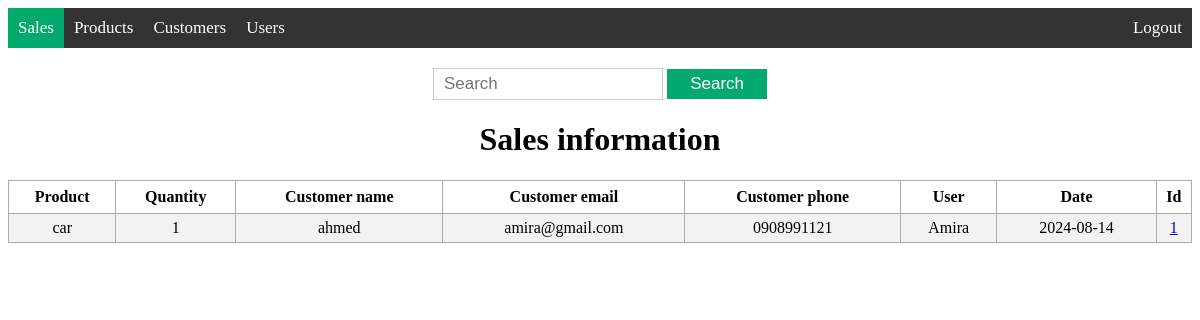
Before: /search_sale with the older database file.
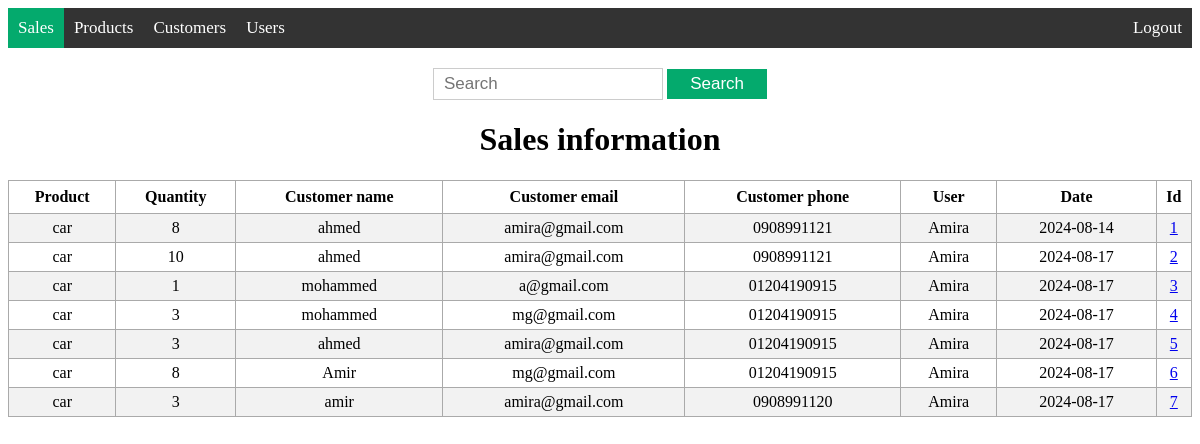
After: the same page with the newer database file.
### models/sale.py (models this page shows, shortened)
class Sale(db.Model):
    id = db.Column(db.Integer, primary_key=True)
    product_name = db.Column(db.String(200), nullable=False)
    product_quantity = db.Column(db.Integer, nullable=False)
    customer_name = db.Column(db.String(200), nullable=False)
    customer_email = db.Column(db.String(200), nullable=False)
    customer_phone = db.Column(db.String(15))
    user_name = db.Column(db.String(200), nullable=False)
    date = db.Column(db.DateTime, default=datetime.now(pytz.UTC))

### app.py (the view)
@app.route('/search_sale', methods=['GET', 'POST'])
def search_sale():
    search = request.args.get('search', '')
    sales = get_sales(search)
    return render_template('search_sale.html', sales=sales)

### models/sale.py (called while the page is built)
def get_sales(search):
    search_pattern = f"%{search}"
    results = Sale.query.filter(
        (Sale.id.like(search_pattern)) | (Sale.product_name.like(search_pattern))
        | (Sale.customer_name.like(search_pattern)) | (Sale.customer_email.like(search_pattern))
        | (Sale.user_name.like(search_pattern)) | (Sale.date.like(search_pattern))
    ).all()
    return results

### templates/search_sale.html (shortened to what this page needs)
{% extends 'base.html' %}
{% block body %}
<div class="content">
    {% block navbar %}
    <div class='topnav'>
        <a class='active' href='/view_sale'>Sales</a>
        <a href='/view_product'>Products</a>
        <a href='/view_customer'>Customers</a>
        <a href='/view_user'>Users</a>
        <a class='logout' href='/logout'>Logout</a>
    </div>
    {% endblock %}
    <div class='search'>
        <form action="{{ url_for('search_sale', search='') }}" method="get">
            <input type='text' placeholder='Search' name='search' id='search'>
            <input type='submit' value="Search">
        </form>
    </div>
    <div class="view">
        <h1 style="text-align: center;">Sales information</h1>
        {% if sales|length < 1 %}
        <h4  style="text-align: center;"> No search results</h4>
        {% else %}
        <table>
            <tr>
                <th>Product</th>
                <th>Quantity</th>
                <th>Customer name</th>
                <th>Customer email</th>
                <th>Customer phone</th>
                <th>User</th>
                <th>Date</th>
                <th>Id</th>
            </tr>
            {% for sale in sales %}
                <tr>
                    <td>{{ sale.product_name }}</td>
                    <td>{{ sale.product_quantity }}</td>
                    <td>{{ sale.customer_name }}</td>
                    <td>{{ sale.customer_email }}</td>
                    <td>{{ sale.customer_phone }}</td>
                    <td>{{ sale.user_name }}</td>
                    <td>{{ sale.date.date() }}</td>
                    <td><a href="/info_sale/{{ sale.id }}">{{ sale.id }}</a></td>
                </tr>
            {% endfor %}
        </table>
        {% endif %}
    </div>
</div>
{% endblock %}

Changed rows visible on the page:
changed Sale id 1: product_quantity "1" → "8"
added Sale: product_name "car", product_quantity "10", customer_name "ahmed", customer_email "amira@gmail.com", customer_phone "0908991121", user_name "Amira", date "2024-08-17", id "2"
added Sale: product_name "car", product_quantity "1", customer_name "mohammed", customer_email "a@gmail.com", customer_phone "01204190915", user_name "Amira", date "2024-08-17", id "3"
added Sale: product_name "car", product_quantity "3", customer_name "mohammed", customer_email "mg@gmail.com", customer_phone "01204190915", user_name "Amira", date "2024-08-17", id "4"
added Sale: product_name "car", product_quantity "3", customer_name "ahmed", customer_email "amira@gmail.com", customer_phone "01204190915", user_name "Amira", date "2024-08-17", id "5"
added Sale: product_name "car", product_quantity "8", customer_name "Amir", customer_email "mg@gmail.com", customer_phone "01204190915", user_name "Amira", date "2024-08-17", id "6"
added Sale: product_name "car", product_quantity "3", customer_name "amir", customer_email "amira@gmail.com", customer_phone "0908991120", user_name "Amira", date "2024-08-17", id "7"
